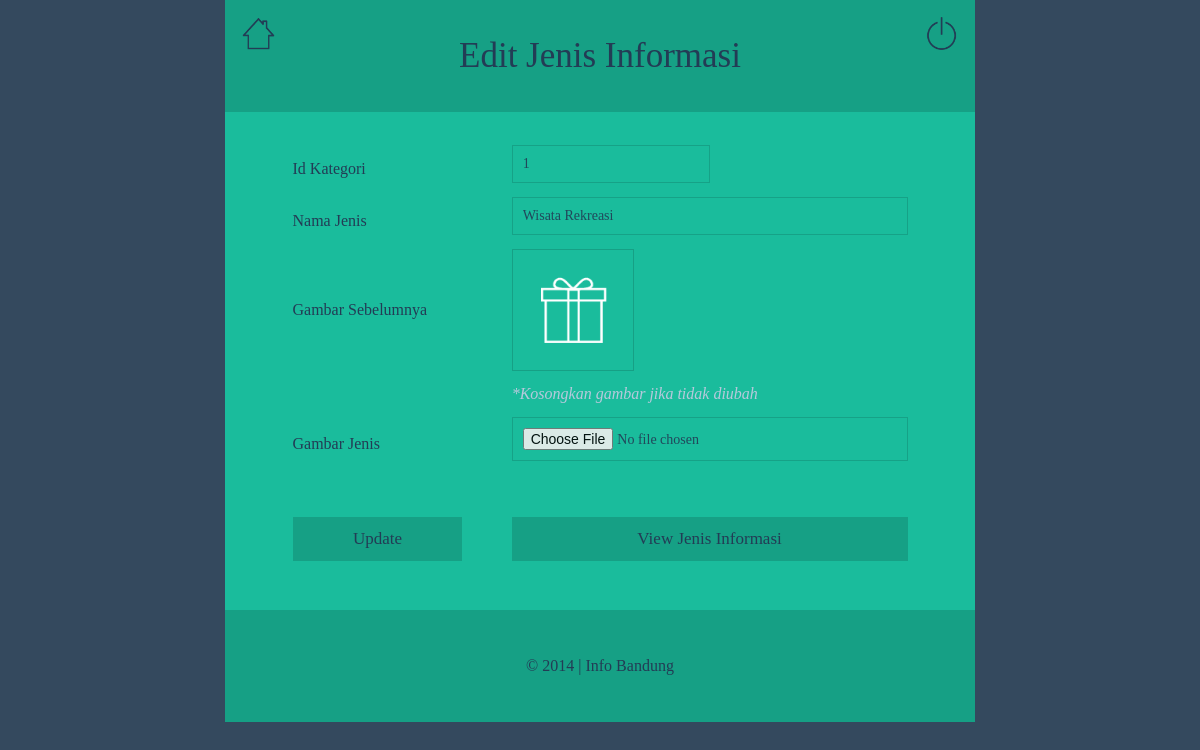
/info-bandung-admin/edit-jenis/edit.php?id_jenis=1, run on the app's committed database.
### tables this page shows
CREATE TABLE IF NOT EXISTS `t_jenis` (
  `id_jenis` int(20) NOT NULL AUTO_INCREMENT,
  `id_kategori` int(20) NOT NULL,
  `jenis` varchar(50) NOT NULL,
  `gambar` varchar(250) NOT NULL,
  PRIMARY KEY (`id_jenis`)
);

### info-bandung-admin/edit-jenis/edit.php (the view, shortened to what this page needs)
<html>
<head>
	<link rel="stylesheet" href="../css/style.css" />
</head>
<body>
	<?php
	$id_jenis=$_GET['id_jenis'];
	$row=mysql_fetch_array(mysql_query("select * from t_jenis where id_jenis='$id_jenis'"));
	$id_kategori=$row['id_kategori'];
	$jenis=$row['jenis'];
	$gambar=$row['gambar'];
	?>
	<div class="content-jenis">
		<header>
			<div class="judul">
				<div id="kanan">
					<a href= "../login/logout.php">
						<img src="../gambar/shutdown1.png" id="shutdown" title="Logout">
					</a>
				</div>
				<div id="kiri">
					<a href="../index.php">
						<img src="../gambar/home1.png" id="rumah" title="Home">
					</a>
				</div>
				<center>
					<h3>Edit Jenis Informasi</h3>
				</center>
			</div>
		</header>
		<div class="isi">
			<div class="box">
				<div id="formwrap">
					<form  id="submitform" action="update.php" enctype="multipart/form-data" method="post" name="postform">
						<center>
							<table>
								<tr>
									<td width="125">Id Kategori</td>
									<td width="30">&nbsp;</td>
									<td width="292"><input type="text" class="formstyle-id" name="id_kategori" value="<?php echo $id_kategori; ?>" size="30"/></td>
								</tr>
								<tr>
									<td width="125">Nama Jenis</td>
									<td width="30">&nbsp;</td>
									<td width="292"><input type="text" class="formstyle" name="jenis" value="<?php echo $jenis; ?>" size="30"/></td>
								</tr>
								<tr>
									<td>Gambar Sebelumnya</td>
									<td>&nbsp;</td>
									<td>
										<img src="../../gambar/info_bandung/gambar_jenis/<?php echo $gambar;?>" id="gambar-sebelumnya" width="100" height="100">
									</td>
								</tr>
								<tr>
									<td></td>
									<td></td>
									<td><i><font color="#b6c9dc">*Kosongkan gambar jika tidak diubah </font></i></td>
								</tr>
								<tr>
									<td>Gambar Jenis</td>
									<td>&nbsp;</td>
									<td><input type="file" class="formstyle" name="gambar" size="30"/></td>
								</tr>
								<tr>
									<td colspan="3"><p></p></td>
								</tr>
								<tr>
									<td><input type="submit" class="formstyletwo" name="submit"  value="Update" onclick="return confirm('Apakah Anda yakin akan mengubah data?')"/></td>
									<td>&nbsp;</td>
									<td>
										<a href="view_data.php">
											<input type="button" class="formstyletwo"  value="View Jenis Informasi">
										</a>
									</td>
								</tr>
							</table>
						</center>
					</form>
				</div>
			</div>
		</div>
		<div class="footer">
			<center>
				<ul id ="footer-links">
					<li>
						<p>&copy 2014 | Info Bandung</p>
					</li>
				</ul>
			</center>
		</div>
	</div>
</body>
</html>

### info-bandung-admin/css/style.css (style rules this page uses)
html { background-color:#34495e; background-repeat:no-repeat; background-position:top; -webkit-background-size: cover; -moz-background-size: cover; -o-background-size: cover; background-size: cover; font-family:Corbert; font-weight:lighter; color:#233c55; }
body { margin:0; }
a { text-decoration:none; color:#233c55; }
h3 { font-size:35px; text-align:center; font-weight:lighter; color:#233c55; margin-bottom:35px; margin-top:35px; }
img#rumah { width:35px; height:35px; border-radius:0px; margin:5px; padding:8px; border:2px solid #16a085; background-color:none; float:left; }
img#shutdown { width:35px; height:35px; border-radius:0px; margin:5px; padding:8px; border:2px solid #16a085; background-color:none; float:right; }
ul#footer-links { list-style:none; margin:0px; padding:20px; }
ul#footer-links li { list-style:none; text-align:center; position:relative; padding:10px; }
.footer p { text-decoration:none; font-size:12pt; font-family:arial; color:#233c55; font-family:Corbert; }
.footer { background-color:#16a085; border:1px solid #16a085; }
table { width:90%; border:none; }
tr { height:40px; }
.isi { margin:auto; padding:30px; border-radius: 0px; border:2px solid #233c55; background-color:#1abc9c; border:none; }
.judul { background-color:#16a085; border:1px solid #16a085; }
#formwrap { width:100%; margin:0px; padding:0px; border:none; }
.formstyle { border: 1.7px solid #16a085; color: #233c55; font-size:14px; font-family:Corbert; font-weight:lighter; width: 100%; background-color:#1abc9c; background-image:none; margin-bottom:10px; opacity:0.9; padding-bottom: 10px; padding-left: 10px; padding-right: 0; padding-top: 10px; -webkit-transition: all 0.4s ease-in-out; -moz-transition: all 0.4s ease-in-out; -o-transition: all 0.4s ease-in-out; -ms-transition: all 0.4s ease-in-out; transition: all 0.4s ease-in-out; border-radius:0px; }
.formstyletwo { color: #233c55; font-family:Corbert; font-size:17px; font-family:Corbert; font-weight:lighter; text-align:center; width:100%; background-color:#16a085; border:0px; padding:10px; border:2px solid #16a085; }
.box { width:100%; padding-bottom: 0px; padding-left: 0px; padding-right: 0px; padding-top: 0px; border:none; margin-bottom: 0px; margin-left: 0px; margin-right: 0px; margin-top: 0px; }
img#gambar-sebelumnya { border: 1.7px solid #16a085; padding:10px; }
.formstyle-id { border: 1.7px solid #16a085; color: #233c55; font-size:14px; font-family:Corbert; font-weight:lighter; width: 50%; background-color:#1abc9c; background-image:none; margin-bottom:10px; opacity:0.9; padding-bottom: 10px; padding-left: 10px; padding-right: 0; padding-top: 10px; -webkit-transition: all 0.4s ease-in-out; -moz-transition: all 0.4s ease-in-out; -o-transition: all 0.4s ease-in-out; -ms-transition: all 0.4s ease-in-out; transition: all 0.4s ease-in-out; border-radius:0px; }
.content-jenis { padding:0px; border:none; bottom: 0; right: 0; top: 0; left:0; margin-left: auto; margin-right: auto; left: 0; right: 0; width: 750px; height:auto; border:none; }

### data on the page
t_jenis: id_kategori "1", jenis "Wisata Rekreasi", gambar (picture)
